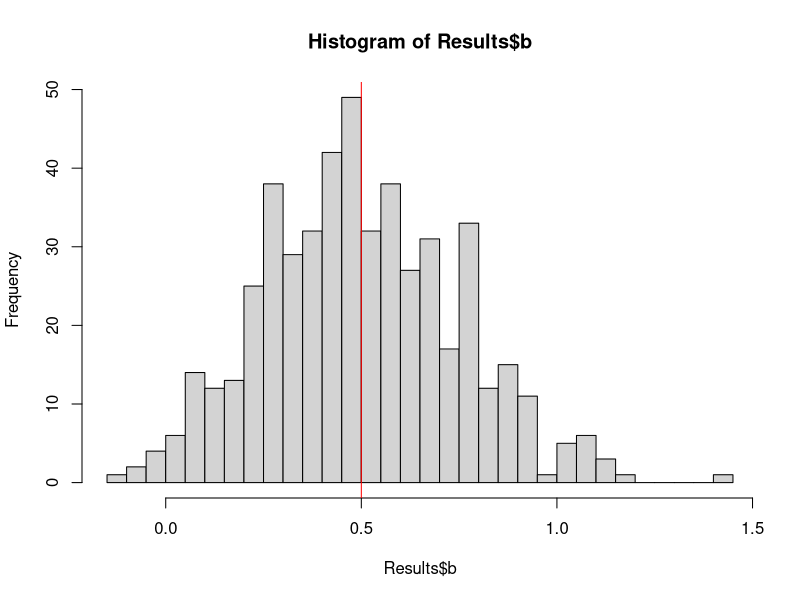

Recreate this plot in R.

library(magrittr)

# Simulation --------------------------------------------------------------


simulateEstimation <- function(n = 200, b = 0.5, distribution = rnorm){

  x = runif(n)
  y = b * x + distribution(n)
  fit <- lm(y ~ x)

  s <- summary(fit)
  standarderror <-  s$coefficients[2,2] # confidence interval
  estimate <- s$coefficients[2,1]
  ci <- 1.96 * standarderror
  estimateinside <- abs(b - estimate) <  ci
  s <- c(b = estimate, p = s$coefficients[2,4], coverage = estimateinside)

  return(s)
}



# Check for bias --------------------------------------------------------------
b_true <- 0.5
Results <- replicate(500, simulateEstimation(b = b_true)) %>%
  t() %>%
  as.data.frame()

## Check whether the linear regression is an unbiased estimator for the slope, i.e. spreading around the true value
hist(Results$b, breaks = 50)
abline(v = b_true, col = "red")

## Explicitly calculating the bias
mean(Results$b) - b_true
sd(Results$b)


# Check for calibration of p-value  ---------------------------------------------
## Checking that the type I error rate (i.e. the rate at which p-values for the regression slope will become significant if the true slope is 0) is indeed 0.05.

b_true <- 0 # !!!
Results <- replicate(500, simulateEstimation(b = b_true)) %>%
  t() %>%
  as.data.frame()

#### p-value?
issignificant <- Results$p < 0.05
table(issignificant) # How often is the slope significant
mean(issignificant)
## logical vectors are interpreted as vectors of 0s and 1s
## -> percentage of significant models
## -> type I error rate


# Check coverage ----------------------------------------------------------
## The confidence interval is defined as the interval in which $level (95%) of the model estimates in repeated experiments land.
## Checking that nominal coverage of a CI is indeed 95%,

b_true <- 0.5 # !!!
Results <- replicate(1000, simulateEstimation(b = b_true)) %>%
  t() %>%
  as.data.frame()

iswithin <- Results$coverage
mean(iswithin) # Check!

############################################################################
# Destroying model assumptions ---------------------------------------------
############################################################################

# Simulating data with the wrong distribution -----------------------------------------------------------

### double exponential
rdexp <- function(n) {
  e <- rexp(n, rate = 0.01) * sample(c(-1,1), n, replace = T)  # randomly make a random number from an exponential distribution negative or positive
  # print(e)
  return(e)
}

b_true <- 0 #!!! for p-value check
Results <- replicate(1000, simulateEstimation(b = b_true,
                                             distribution = rdexp) #!!!
                     ) %>%
  t() %>%
  as.data.frame()

## 0. bias?
mean(Results$b) - b_true # bias?

## 1. p value?
mean(Results$p < 0.05) # strangely calibrated!

## 2. coverage
mean(Results$coverage) # strangely ok!




# AIC selection -----------------------------------------------------------
##  AIC model selection inflates type I error
## Yet to clean up/integrate!


getEstimate <- function(n = 100){
  x = matrix(runif(n * 30), ncol = 30)
  y = rnorm(100)
  dat = data.frame(x)
  dat$y = y
  fullModel <- lm(y ~ ., data = dat)
  redModel <- MASS::stepAIC(fullModel, trace = 0)
  x = summary(redModel)
  return(x$coefficients[-1,4])
}
out <- replicate(100, getEstimate())
mean(unlist(out) < 0.05)



